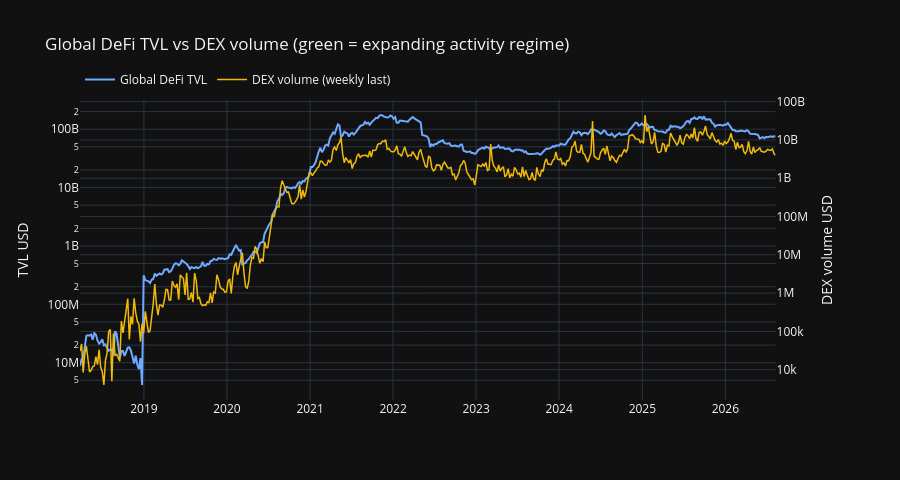
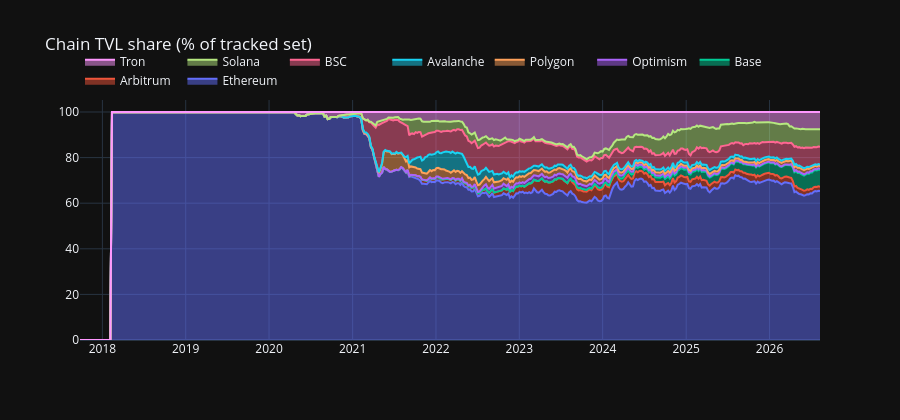
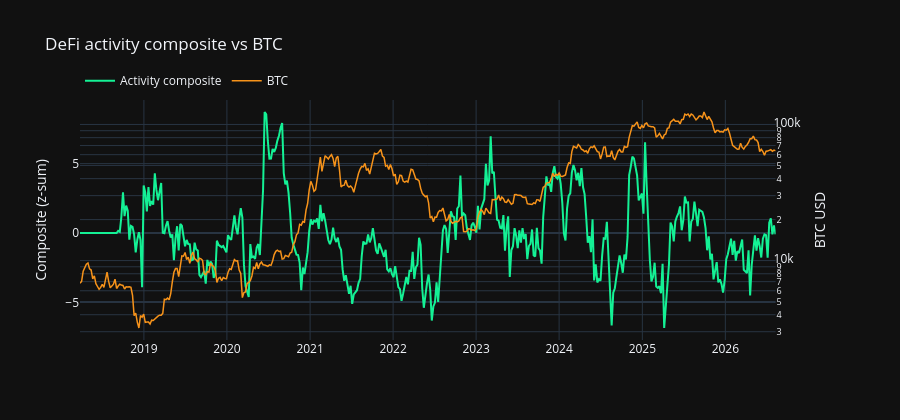

Notebook cell for these charts, in order:
### Markdown cell above
## 5. Visualize aggregates + regimes

Global TVL vs DEX volume with expanding-regime shading; chain TVL stacked share;
activity composite vs BTC when available.

### Code cell
reg = feat.select(["date", "regime"]).drop_nulls()
spans: list[tuple[date, date, int]] = []
if reg.height:
    start = reg["date"][0]
    cur = int(reg["regime"][0])
    for i in range(1, reg.height):
        r = int(reg["regime"][i])
        if r != cur:
            spans.append((start, reg["date"][i], cur))
            start = reg["date"][i]
            cur = r
    spans.append((start, reg["date"][-1], cur))

fig = make_subplots(specs=[[{"secondary_y": True}]])
for s, e, r in spans:
    if r == 1:
        # ISO strings avoid Plotly date/int mixups in axis-spanning shapes
        fig.add_vrect(
            x0=s.isoformat() if isinstance(s, date) else s,
            x1=e.isoformat() if isinstance(e, date) else e,
            fillcolor="rgba(20,241,149,0.08)",
            line_width=0,
            layer="below",
        )

fig.add_trace(
    go.Scatter(
        x=feat["date"], y=feat["tvl_usd"], name="Global DeFi TVL",
        line=dict(color=TVL_COLOR, width=2),
    ),
    secondary_y=False,
)
fig.add_trace(
    go.Scatter(
        x=feat["date"], y=feat["dex_volume_usd"], name="DEX volume (weekly last)",
        line=dict(color=VOL_COLOR, width=1.5),
    ),
    secondary_y=True,
)
fig.update_layout(
    template="plotly_dark",
    title="Global DeFi TVL vs DEX volume (green = expanding activity regime)",
    legend=dict(orientation="h", yanchor="bottom", y=1.02),
    height=480,
)
fig.update_yaxes(title_text="TVL USD", secondary_y=False, type="log")
fig.update_yaxes(title_text="DEX volume USD", secondary_y=True, type="log")
fig.show()

pivot = chain_w.pivot(on="chain", index="date", values="tvl_usd").sort("date")
fig2 = go.Figure()
for chain in CHAINS:
    if chain not in pivot.columns:
        continue
    fig2.add_trace(
        go.Scatter(
            x=pivot["date"], y=pivot[chain], name=chain,
            stackgroup="one", groupnorm="percent",
        )
    )
fig2.update_layout(
    template="plotly_dark",
    title="Chain TVL share (% of tracked set)",
    height=420,
    legend=dict(orientation="h", yanchor="bottom", y=1.02),
)
fig2.show()

fig3 = make_subplots(specs=[[{"secondary_y": True}]])
fig3.add_trace(
    go.Scatter(
        x=feat["date"], y=feat["activity_composite"], name="Activity composite",
        line=dict(color=DEFI_COLOR, width=2),
    ),
    secondary_y=False,
)
if "btc_close" in feat.columns:
    fig3.add_trace(
        go.Scatter(
            x=feat["date"], y=feat["btc_close"], name="BTC",
            line=dict(color="#f7931a", width=1.5),
        ),
        secondary_y=True,
    )
fig3.update_layout(
    template="plotly_dark",
    title="DeFi activity composite vs BTC",
    height=420,
    legend=dict(orientation="h", yanchor="bottom", y=1.02),
)
fig3.update_yaxes(title_text="Composite (z-sum)", secondary_y=False)
fig3.update_yaxes(title_text="BTC USD", type="log", secondary_y=True)
fig3.show()

### Figure 1 — Plotly figure (JSON) as saved in the notebook; plotly's stock layout.template omitted (floating-point values rounded to 4 significant figures; data arrays with more than 128 entries replaced by an {"elided": "..."} marker saying what was removed)
{"data": [{"line": {"color": "#6ea8ff", "width": 2}, "name": "Global DeFi TVL", "type": "scatter", "x": {"elided": "438 str values"}, "xaxis": "x", "y": {"elided": "438 float values"}, "yaxis": "y"}, {"line": {"color": "#f0b90b", "width": 1.5}, "name": "DEX volume (weekly last)", "type": "scatter", "x": {"elided": "438 str values"}, "xaxis": "x", "y": {"elided": "438 float values"}, "yaxis": "y2"}], "layout": {"height": 480, "legend": {"orientation": "h", "y": 1.02, "yanchor": "bottom"}, "title": {"text": "Global DeFi TVL vs DEX volume (green = expanding activity regime)"}, "xaxis": {"anchor": "y", "domain": [0, 0.94]}, "yaxis": {"anchor": "x", "domain": [0, 1], "title": {"text": "TVL USD"}, "type": "log"}, "yaxis2": {"anchor": "x", "overlaying": "y", "side": "right", "title": {"text": "DEX volume USD"}, "type": "log"}}}

### Figure 2 — Plotly figure (JSON) as saved in the notebook; plotly's stock layout.template omitted (floating-point values rounded to 4 significant figures; data arrays with more than 128 entries replaced by an {"elided": "..."} marker saying what was removed)
{"data": [{"groupnorm": "percent", "name": "Ethereum", "stackgroup": "one", "type": "scatter", "x": {"elided": "464 str values"}, "y": {"elided": "464 float values"}}, {"groupnorm": "percent", "name": "Arbitrum", "stackgroup": "one", "type": "scatter", "x": {"elided": "464 str values"}, "y": {"elided": "464 float values"}}, {"groupnorm": "percent", "name": "Base", "stackgroup": "one", "type": "scatter", "x": {"elided": "464 str values"}, "y": {"elided": "464 float values"}}, {"groupnorm": "percent", "name": "Optimism", "stackgroup": "one", "type": "scatter", "x": {"elided": "464 str values"}, "y": {"elided": "464 float values"}}, {"groupnorm": "percent", "name": "Polygon", "stackgroup": "one", "type": "scatter", "x": {"elided": "464 str values"}, "y": {"elided": "464 float values"}}, {"groupnorm": "percent", "name": "Avalanche", "stackgroup": "one", "type": "scatter", "x": {"elided": "464 str values"}, "y": {"elided": "464 float values"}}, {"groupnorm": "percent", "name": "BSC", "stackgroup": "one", "type": "scatter", "x": {"elided": "464 str values"}, "y": {"elided": "464 float values"}}, {"groupnorm": "percent", "name": "Solana", "stackgroup": "one", "type": "scatter", "x": {"elided": "464 str values"}, "y": {"elided": "464 float values"}}, {"groupnorm": "percent", "name": "Tron", "stackgroup": "one", "type": "scatter", "x": {"elided": "464 str values"}, "y": {"elided": "464 float values"}}], "layout": {"height": 420, "legend": {"orientation": "h", "y": 1.02, "yanchor": "bottom"}, "title": {"text": "Chain TVL share (% of tracked set)"}}}

### Figure 3 — Plotly figure (JSON) as saved in the notebook; plotly's stock layout.template omitted (floating-point values rounded to 4 significant figures; data arrays with more than 128 entries replaced by an {"elided": "..."} marker saying what was removed)
{"data": [{"line": {"color": "#14F195", "width": 2}, "name": "Activity composite", "type": "scatter", "x": {"elided": "438 str values"}, "xaxis": "x", "y": {"elided": "438 float values"}, "yaxis": "y"}, {"line": {"color": "#f7931a", "width": 1.5}, "name": "BTC", "type": "scatter", "x": {"elided": "438 str values"}, "xaxis": "x", "y": {"elided": "438 float values"}, "yaxis": "y2"}], "layout": {"height": 420, "legend": {"orientation": "h", "y": 1.02, "yanchor": "bottom"}, "title": {"text": "DeFi activity composite vs BTC"}, "xaxis": {"anchor": "y", "domain": [0, 0.94]}, "yaxis": {"anchor": "x", "domain": [0, 1], "title": {"text": "Composite (z-sum)"}}, "yaxis2": {"anchor": "x", "overlaying": "y", "side": "right", "title": {"text": "BTC USD"}, "type": "log"}}}
